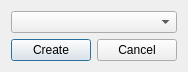
<ui version="4.0" >
 <class>SelectFormatToSaveDialog</class>
 <widget class="QDialog" name="SelectFormatToSaveDialog" >
  <property name="geometry" >
   <rect>
    <x>0</x>
    <y>0</y>
    <width>186</width>
    <height>72</height>
   </rect>
  </property>
  <property name="windowTitle" >
   <string>Select format to save sequence</string>
  </property>
  <layout class="QGridLayout" name="gridLayout" >
   <item row="0" column="0" >
    <widget class="QComboBox" name="formatComboBox" />
   </item>
   <item row="1" column="0" >
    <layout class="QHBoxLayout" name="horizontalLayout" >
     <item>
      <spacer name="horizontalSpacer" >
       <property name="orientation" >
        <enum>Qt::Horizontal</enum>
       </property>
       <property name="sizeHint" stdset="0" >
        <size>
         <width>40</width>
         <height>20</height>
        </size>
       </property>
      </spacer>
     </item>
     <item>
      <widget class="QPushButton" name="OKButton" >
       <property name="text" >
        <string>Create</string>
       </property>
      </widget>
     </item>
     <item>
      <widget class="QPushButton" name="cancelButton" >
       <property name="text" >
        <string>Cancel</string>
       </property>
      </widget>
     </item>
    </layout>
   </item>
  </layout>
 </widget>
 <resources/>
 <connections>
  <connection>
   <sender>OKButton</sender>
   <signal>clicked()</signal>
   <receiver>SelectFormatToSaveDialog</receiver>
   <slot>accept()</slot>
   <hints>
    <hint type="sourcelabel" >
     <x>54</x>
     <y>48</y>
    </hint>
    <hint type="destinationlabel" >
     <x>92</x>
     <y>35</y>
    </hint>
   </hints>
  </connection>
  <connection>
   <sender>cancelButton</sender>
   <signal>clicked()</signal>
   <receiver>SelectFormatToSaveDialog</receiver>
   <slot>reject()</slot>
   <hints>
    <hint type="sourcelabel" >
     <x>137</x>
     <y>48</y>
    </hint>
    <hint type="destinationlabel" >
     <x>92</x>
     <y>35</y>
    </hint>
   </hints>
  </connection>
 </connections>
</ui>
